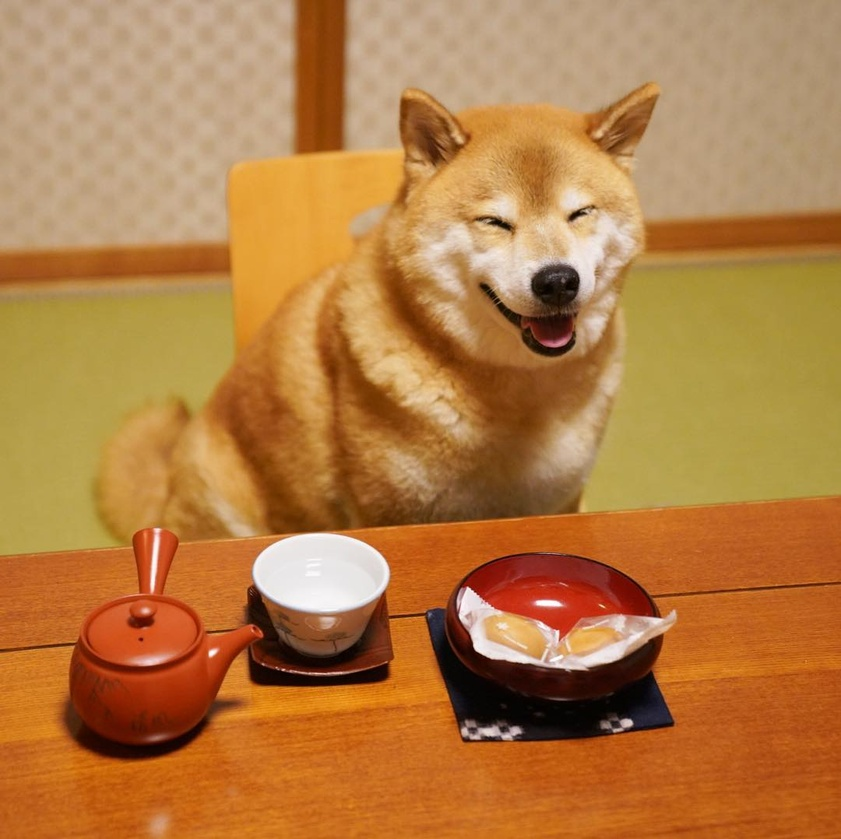
#> input picture hw5/MaruTaro.jpg, 841 x 839 px, shrunk from 1080 x 1078 before the run, found by its file name
$ python hw6_CausDanu.py
#> lines starting #> are read from the running program, lines starting #| are printed output that depends on the picture; after the words box and inside, x2 and y2 are one past the last pixel; in counts of white or black regions, pixels touching at a corner belong together
import imageio
import matplotlib.pyplot as plt
from skimage.color import rgb2gray
import numpy as np

im = imageio.imread("MaruTaro.jpg")
#> im is the input picture: shape (839, 841, 3); mean R, G, B 179.6, 124.4, 68
im = rgb2gray(im)
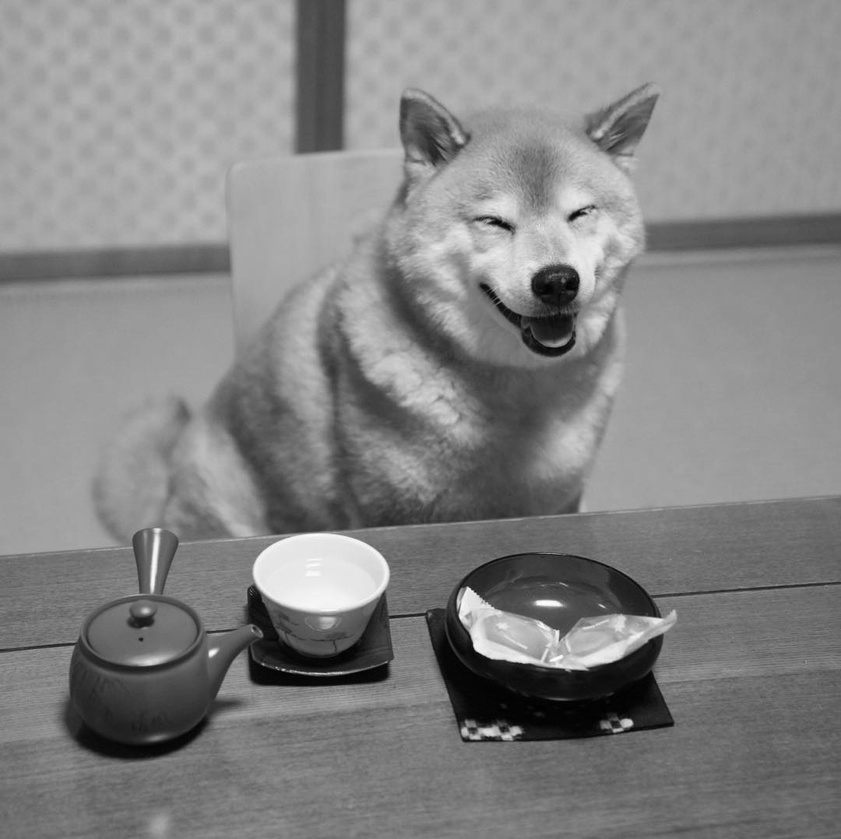
#> im: shape (839, 841) float64; min 0.00333, max 0.996, mean 0.518

M = im.shape[0]
#> M = 839
N = im.shape[1]
#> N = 841
P = 2*M
#> P = 1678
Q = 2*N
#> Q = 1682

im_padded = np.pad(im, ((0, P-M), (0, Q-N)), mode='constant', constant_values=(0,0)) # Band-limit the signal by padding
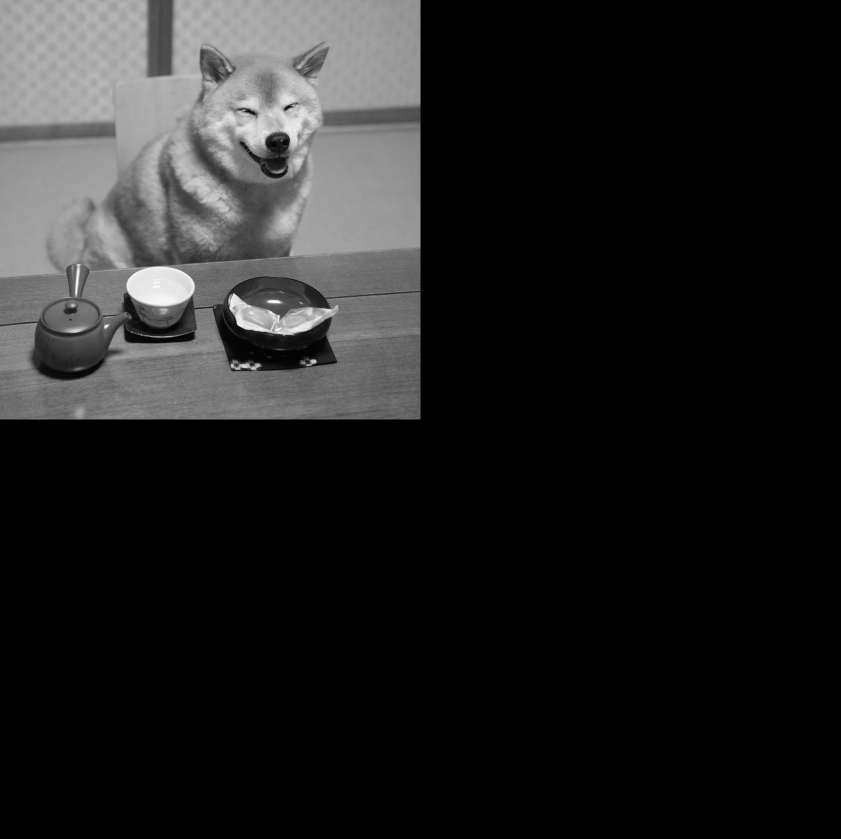
#> im_padded: shape (1678, 1682) float64 (shown at 1/2 size); min 0, max 0.996, mean 0.129
im_fft = np.fft.fftshift(np.fft.fft2(im_padded))
mag = np.abs(im_fft)

################# Ideal Lowpass ###########################################################
ideal_lowpass_filter = np.zeros(shape=(P, Q))
offset = 150
radius = offset

for i in range(P//2-offset, P//2+offset):
    for j in range(Q//2-offset, Q//2+offset):
        if (i-P//2)**2 + (j-Q//2)**2 < radius**2: # without this if we will have a square shape and not a circle...
            ideal_lowpass_filter[i, j]=1.0
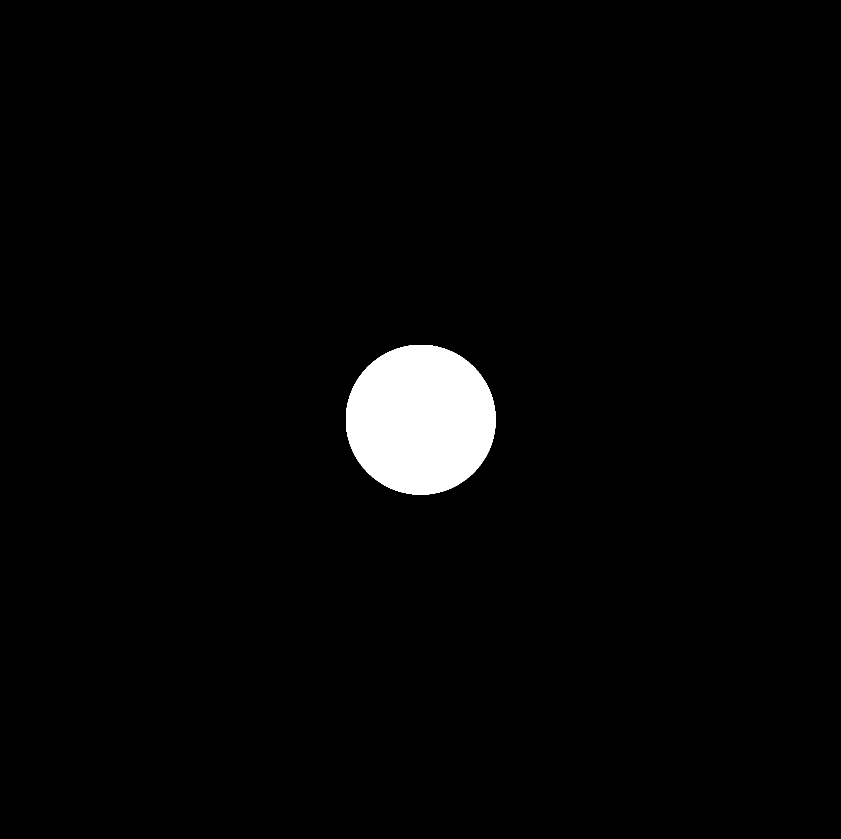
#> ideal_lowpass_filter: shape (1678, 1682) float64 (shown at 1/2 size); values 0 (black) and 1 (white), 2.5% white; 1 white region, box (x1, y1, x2, y2) and area: (692, 690, 991, 989) 70661


F_ideal = im_fft * ideal_lowpass_filter
ideal_filtered = np.real(np.fft.ifft2(np.fft.ifftshift(F_ideal)))


################# Gaussian Lowpass ###########################################################
D_zero_squared=150.0**2
glpf = np.zeros(shape=(P,Q))
offset2 = 500
radius2 = offset2
for i in range(P//2-offset2, P//2+offset2):
    for j in range(Q//2-offset2, Q//2+offset2):
        D_squared = (i-P//2)**2 + (j-Q//2)**2
        if D_squared < radius2**2:
            glpf[i,j] = np.exp(-D_squared/(2*D_zero_squared))
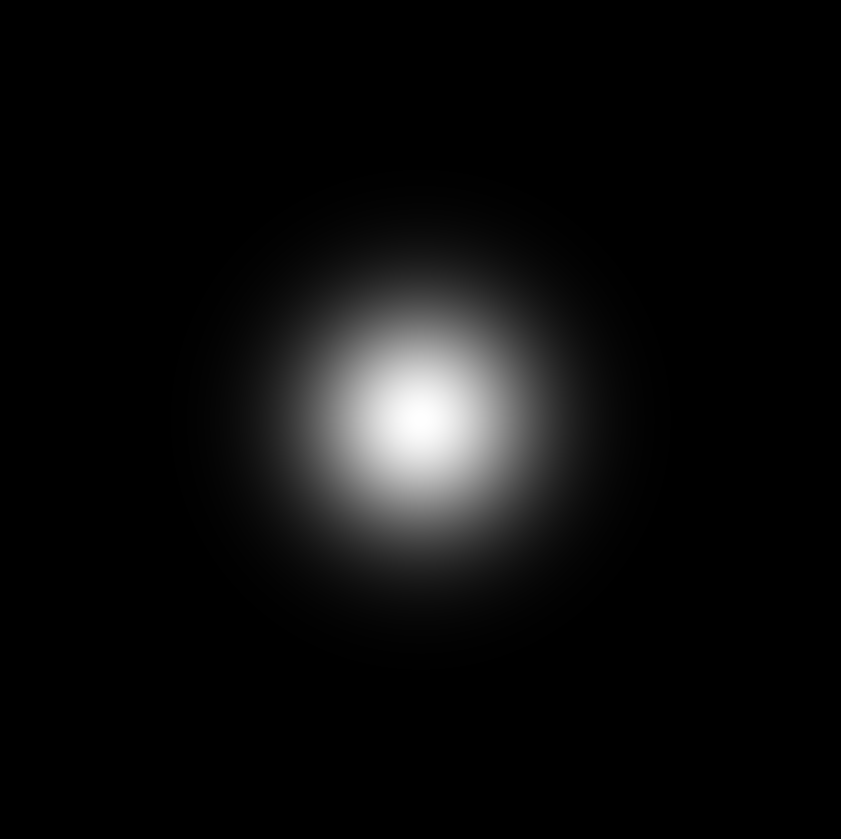
#> glpf: shape (1678, 1682) float64 (shown at 1/2 size); min 0, max 1, mean 0.0499

F_gaussian = im_fft * glpf
gaussian_filtered = np.real(np.fft.ifft2(np.fft.ifftshift(F_gaussian)))

##################################################################################
# Ideal Highpass
high_ideal = np.ones(shape=ideal_lowpass_filter.shape, dtype=np.float64) - ideal_lowpass_filter
F_high_ideal = im_fft * high_ideal
ideal_high_filtered = np.real(np.fft.ifft2(np.fft.ifftshift(F_high_ideal)))
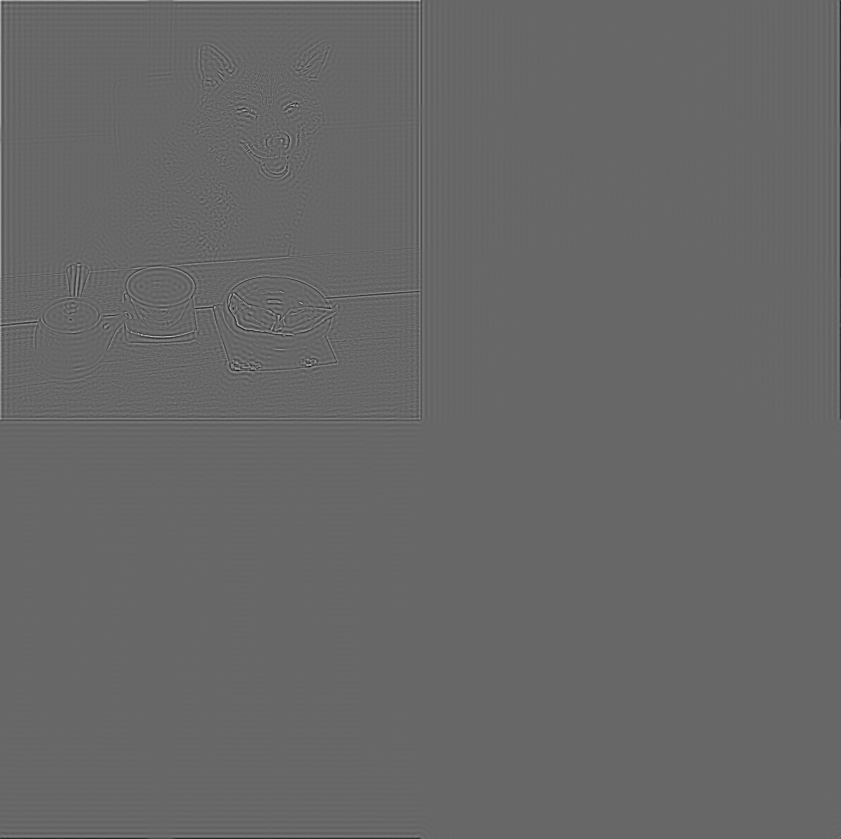
#> ideal_high_filtered: shape (1678, 1682) float64 (shown at 1/2 size); min -0.339, max 0.497, mean -1.21e-19; drawn with min black and max white

##################################################################################
# Gaussian Highpass
high_gaussian = np.ones(shape=ideal_lowpass_filter.shape, dtype=np.float64) - glpf
F_high_gaussian = im_fft * high_gaussian
gaussian_high_filtered = np.real(np.fft.ifft2(np.fft.ifftshift(F_high_gaussian)))

##################################################################################
# Plot everything:
fig1 = plt.figure("Original Image In Grayscale")
plt.imshow(im, cmap="gray")
#plt.show()

fig2 = plt.figure("Ideal Lowpass Filter")
plt.imshow(ideal_lowpass_filter, cmap="gray")
#plt.show()

fig3 = plt.figure("FFT image magnitude spectrum")
plt.imshow(np.log(mag), cmap="gray")
#plt.show()

fig4 = plt.figure("Ideal Lowpass Filtered Image")
plt.imshow(ideal_filtered, cmap="gray")
#plt.show()

fig5 = plt.figure("Gaussian Lowpass Filter")
plt.imshow(glpf, cmap="gray")
#plt.show()

fig6 = plt.figure("Gaussian Lowpass Filtered Image")
plt.imshow(gaussian_filtered, cmap="gray")
#plt.show()

fig7 = plt.figure("Ideal Highpass Filter")
plt.imshow(high_ideal,cmap="gray")
#plt.show()

fig8 = plt.figure("Ideal Highpass Filtered Image")
plt.imshow(ideal_high_filtered,cmap="gray")
#plt.show()

fig9 = plt.figure("Gaussian Highpass Filter")
plt.imshow(high_gaussian,cmap="gray")
#plt.show()

fig10 = plt.figure("Gaussian Highpass Filtered Image")
plt.imshow(gaussian_high_filtered,cmap="gray")
plt.show()
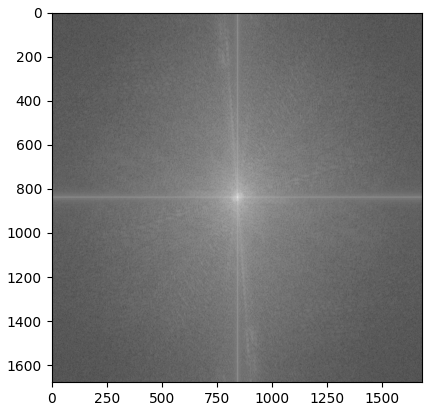
#> figure drawn by matplotlib, 1 panel
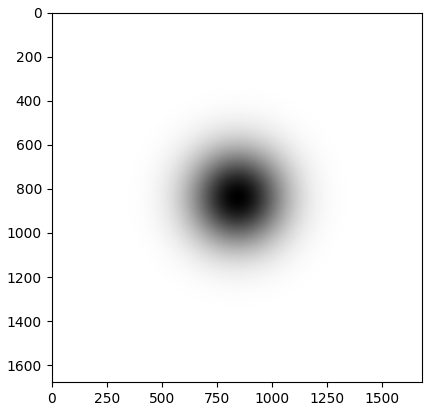
#> figure drawn by matplotlib, 1 panel
